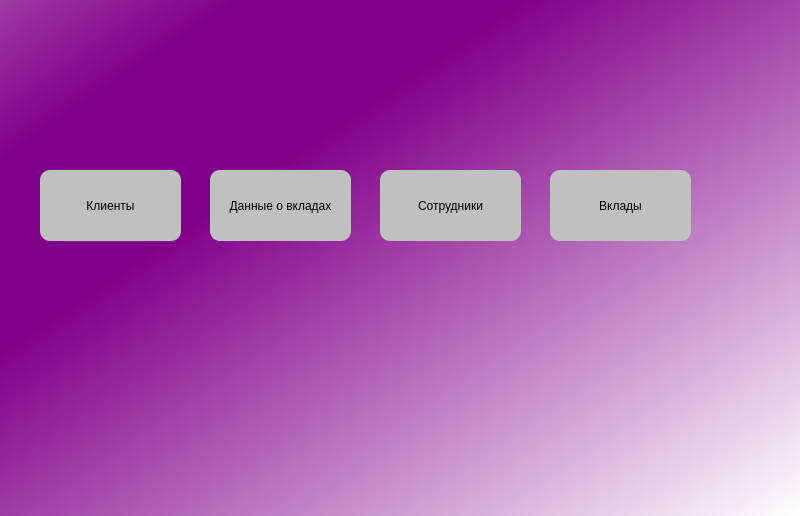
<?xml version="1.0" encoding="UTF-8"?>
<ui version="4.0">
 <class>MainWindow</class>
 <widget class="QMainWindow" name="MainWindow">
  <property name="geometry">
   <rect>
    <x>0</x>
    <y>0</y>
    <width>800</width>
    <height>516</height>
   </rect>
  </property>
  <property name="windowTitle">
   <string>MainWindow</string>
  </property>
  <property name="styleSheet">
   <string notr="true">background-color: qlineargradient(spread:reflect, x1:0.227, y1:0.261, x2:1, y2:1, stop:0.119318 rgba(129, 0, 137, 255), stop:1 rgba(255, 255, 255, 255));
font: 87 10pt &quot;Arial Black&quot;;</string>
  </property>
  <widget class="QWidget" name="centralwidget">
   <widget class="QPushButton" name="AccidentsBtn">
    <property name="geometry">
     <rect>
      <x>40</x>
      <y>170</y>
      <width>141</width>
      <height>71</height>
     </rect>
    </property>
    <property name="styleSheet">
     <string notr="true">background-color: rgb(192, 192, 192);
border-radius: 10px;</string>
    </property>
    <property name="text">
     <string>Клиенты</string>
    </property>
   </widget>
   <widget class="QPushButton" name="DriversBtn">
    <property name="geometry">
     <rect>
      <x>210</x>
      <y>170</y>
      <width>141</width>
      <height>71</height>
     </rect>
    </property>
    <property name="styleSheet">
     <string notr="true">background-color: rgb(192, 192, 192);
border-radius: 10px;</string>
    </property>
    <property name="text">
     <string>Данные о вкладах</string>
    </property>
   </widget>
   <widget class="QPushButton" name="FuelBtn">
    <property name="geometry">
     <rect>
      <x>380</x>
      <y>170</y>
      <width>141</width>
      <height>71</height>
     </rect>
    </property>
    <property name="styleSheet">
     <string notr="true">background-color: rgb(192, 192, 192);
border-radius: 10px;</string>
    </property>
    <property name="text">
     <string>Сотрудники</string>
    </property>
   </widget>
   <widget class="QPushButton" name="q">
    <property name="geometry">
     <rect>
      <x>550</x>
      <y>170</y>
      <width>141</width>
      <height>71</height>
     </rect>
    </property>
    <property name="styleSheet">
     <string notr="true">background-color: rgb(192, 192, 192);
border-radius: 10px;</string>
    </property>
    <property name="text">
     <string>Вклады</string>
    </property>
   </widget>
  </widget>
 </widget>
 <resources/>
 <connections/>
</ui>
